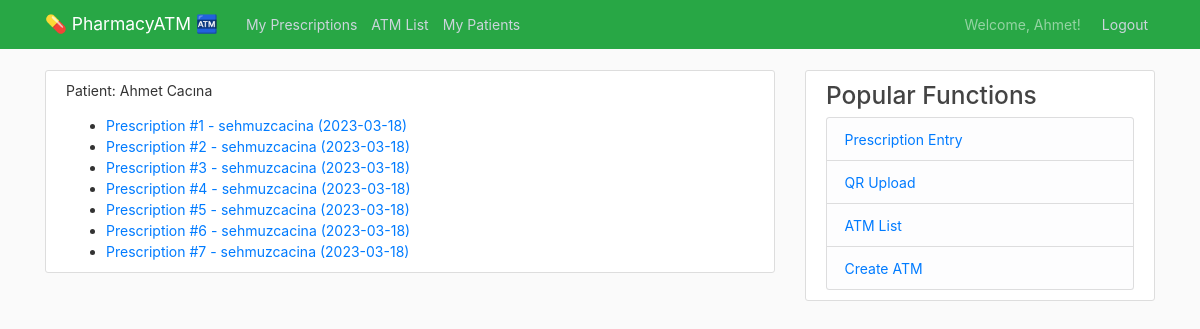
/my_prescriptions/ (signed in), run on an earlier commit of the app's database.
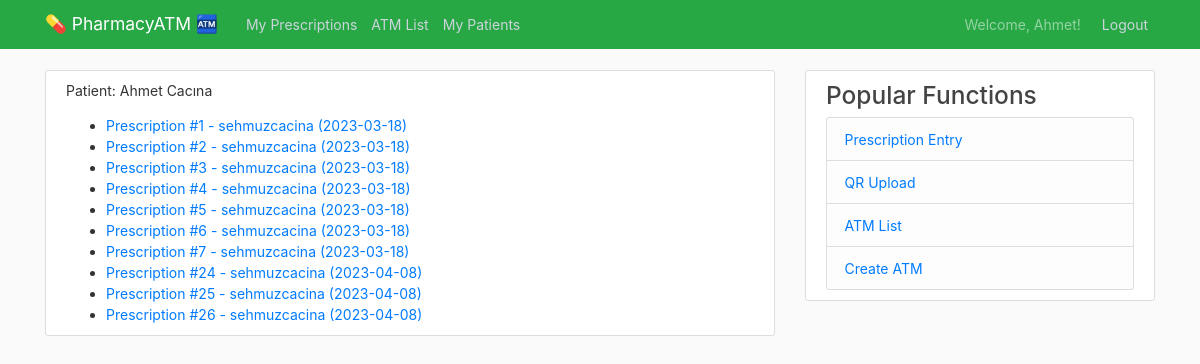
And on a later commit of the database.
### pharmacy/models.py (models this page shows)
class Prescription(models.Model):
    STATUS_CHOICES = (
        ('active', 'active'),
        ('dispensed', 'dispensed'),
        ('cancelled', 'cancelled'),
    )
    patient = models.ForeignKey(UserProfile, on_delete=models.CASCADE, related_name='prescriptions')
    doctor = models.ForeignKey(UserProfile, on_delete=models.CASCADE)
    medicines = models.ManyToManyField(Medicine, through='PrescriptionMedicine')
    date_prescribed = models.DateField(auto_now_add=True)
    status = models.CharField(max_length=20, choices=STATUS_CHOICES, default='active')
    def __str__(self):
        return f"Prescription #{self.pk} - {self.patient.user.username} ({self.date_prescribed})"

### users/models.py (models this page shows)
class UserProfile(models.Model):
    user = models.OneToOneField(User, on_delete=models.CASCADE)
    role = models.CharField(choices=[('PharmacyOwner', 'Pharmacy Owner'), ('Patient', 'Patient'), ('Doctor', 'Doctor')], max_length=50)
    class Meta:
        ordering = ['user__first_name', 'user__last_name']  # order by first name and last name of the related User
    def __str__(self):
        return f"{self.user.first_name} {self.user.last_name}"

### pharmacy/views.py (the view)
# urls.py: path('my_prescriptions/', views.my_prescriptions, name='my_prescriptions'),
@login_required
def my_prescriptions(request):
    patient = request.user.userprofile
    prescriptions = patient.prescriptions.all()
    return render(request, 'pharmacy/my_prescriptions.html', {'patient': patient, 'prescriptions': prescriptions})

### pharmacy/templates/pharmacy/my_prescriptions.html
{% extends "pharmacy/base.html" %}
{% load crispy_forms_tags %}
{% block content %}
<article class="media content-section">
  <div class="media-body">
  <p>Patient: {{ patient }}</p>
  <div>
    {% if prescriptions %}
      <ul>
        {% for prescription in prescriptions %}
          <li><a href="{% url 'prescription_details' prescription.pk %}">{{ prescription }}</a></li>
        {% endfor %}
      </ul>
    {% else %}
      <p>No prescriptions found.</p>
    {% endif %}
  </div>
  </div>
</article>
{% endblock %}

What changed in the data, as far as the page shows it:
added Prescription: id+patient+date_prescribed "Prescription #24 - sehmuzcacina (2023-04-08)"
added Prescription: id+patient+date_prescribed "Prescription #25 - sehmuzcacina (2023-04-08)"
added Prescription: id+patient+date_prescribed "Prescription #26 - sehmuzcacina (2023-04-08)"
